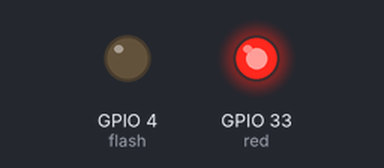
A program run on a simulated ESP32 board running MicroPython. Parts: output pins drawn as LEDs (lit = HIGH). What the program prints to the serial console is not drawn. At 13.5 s the program stops and its outputs stay as they are.

Above: at 0.5 s.
At 13.12 s:
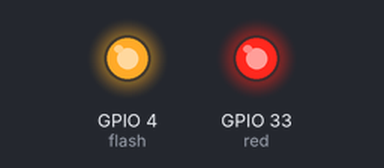
Timing chart, 0 to 14.9 s (numbered marks = the images above):
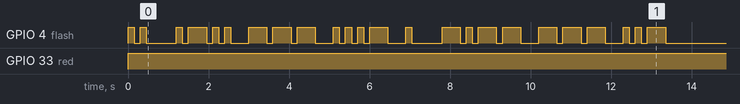

The program:

260929_fy05_SOS_.py
```python
from machine import Pin
import time

flash = Pin(4, Pin.OUT, value=0)
red = Pin(33, Pin.OUT, value=1)

UNIT = 150
I = [1, 1]
L = [1, 3, 1, 1]
O = [3, 3, 3]
V = [1, 1, 1, 3]
E = [1]
Y = [3, 1, 3, 3]
O = [3, 3, 3]
U = [1, 1, 3]

def send_morse(pin_obj, signals, unit):
    for s in signals:
        pin_obj.value(1)
        time.sleep_ms(s * unit)
        pin_obj.value(0)
        time.sleep_ms(unit)

send_morse(flash, I, UNIT)
time.sleep_ms(600)
send_morse(flash, L, UNIT)
time.sleep_ms(300)
send_morse(flash, O, UNIT)
time.sleep_ms(300)
send_morse(flash, V, UNIT)
time.sleep_ms(300)
send_morse(flash, E, UNIT)
time.sleep_ms(600)
send_morse(flash, Y, UNIT)
time.sleep_ms(300)
send_morse(flash, O, UNIT)
time.sleep_ms(300)
send_morse(flash, U, UNIT)
print("I love you 전송 완료")

        
```

Measured:
- by itself, GPIO 4 (flash): LOW → HIGH at 0.00 s, → LOW 0.15 s later, → HIGH 0.15 s later, → LOW 0.15 s later, … (48 changes in this stretch)
- by itself, GPIO 33 (red): LOW → HIGH at 0.00 s
